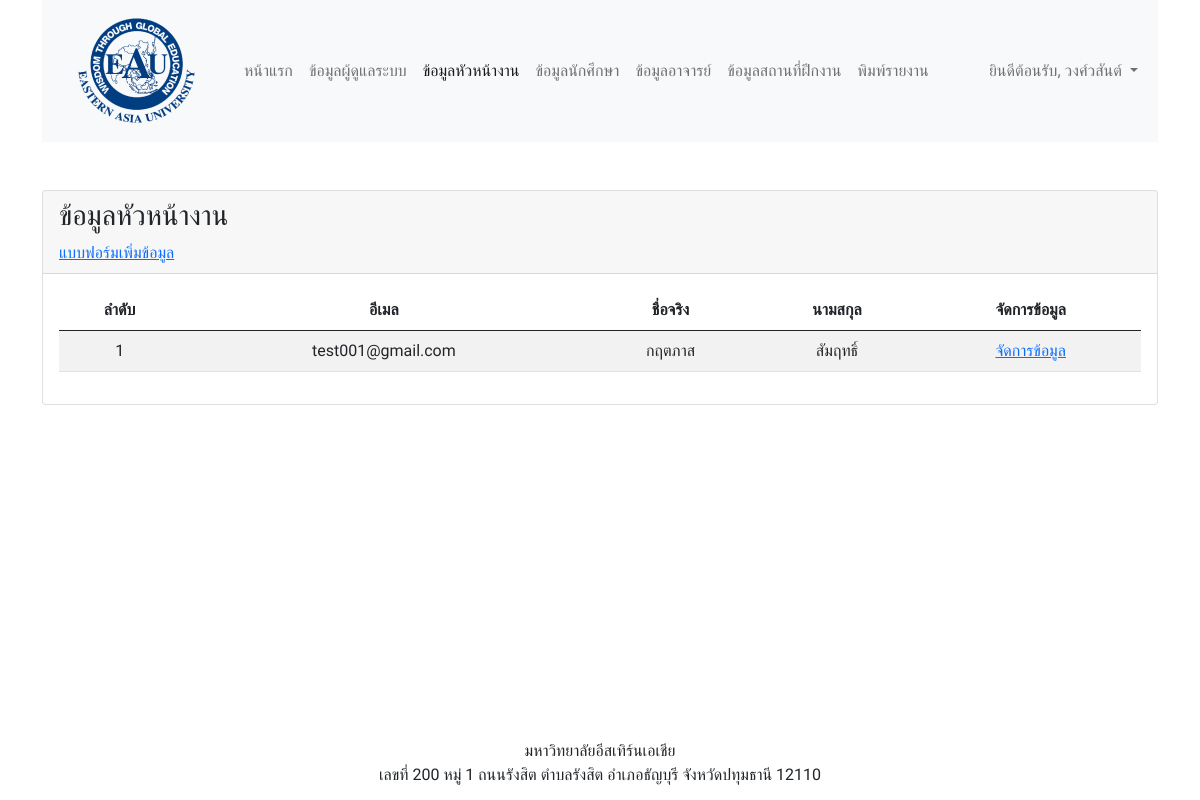
/overseer_table.php (signed in), run on the app's committed database.
### tables this page shows
CREATE TABLE `overseers` (
  `ovs_id` int(11) NOT NULL COMMENT 'รหัส',
  `ovs_email` varchar(255) NOT NULL COMMENT 'อีเมล',
  `ovs_password` varchar(255) NOT NULL COMMENT 'รหัสผ่าน',
  `ovs_firstname` varchar(255) NOT NULL COMMENT 'ชื่อจริง',
  `ovs_lastname` varchar(255) NOT NULL COMMENT 'นามสกุล',
  `ovs_gender` varchar(255) NOT NULL COMMENT 'เพศ',
  `ovs_address` text NOT NULL COMMENT 'ที่อยู่',
  `ovs_tel` varchar(255) NOT NULL COMMENT 'เบอร์โทร',
  `ovs_image` text NOT NULL COMMENT 'รูปประจำตัว',
  `ovs_role` varchar(255) NOT NULL DEFAULT 'หัวหน้างาน' COMMENT 'ตำแหน่ง',
  `intsp_id` int(11) NOT NULL COMMENT 'สถานที่ฝึกงาน',
  `ovs_created` timestamp NOT NULL DEFAULT current_timestamp() COMMENT 'สร้างเมื่อ',
  `ovs_updated` timestamp NOT NULL DEFAULT current_timestamp() ON UPDATE current_timestamp() COMMENT 'อัพเดตล่าสุด'
);

### services/connect.php (called while the page is built, shortened)
<?php
$hostname = "localhost";
$username = "root";
$password = "";
$database = "students_eau_internship";
$conn = mysqli_connect($hostname, $username, $password, $database);
if (mysqli_connect_errno()) {
    echo "เชื่อมต่อฐานข้อมูลไม่สำเร็จ: " . mysqli_connect_error();
    exit();
} else {
    if (isset($_SESSION["AUTH_ID"])) {
        $id = $_SESSION["AUTH_ID"];
        $role = $_SESSION["AUTH_ROLE"];
        if ($role == "ผู้ดูแลระบบ") {
            $sql = "SELECT ad_email as email,ad_firstname as firstname,ad_lastname as lastname,ad_image as image FROM admins WHERE ad_id='$id'";
        } else if ($role == "หัวหน้างาน") {
            $sql = "SELECT ovs_email as email,ovs_firstname as firstname,ovs_lastname as lastname,ovs_image as image FROM overseers WHERE ovs_id='$id'";
        } else if ($role == "นักศึกษา") {
            $sql = "SELECT std_email as email,std_firstname as firstname,std_lastname as lastname,std_image as image FROM students WHERE std_id='$id'";
        } else if ($role == "อาจารย์") {
            $sql = "SELECT tch_email as email,tch_firstname as firstname,tch_lastname as lastname,tch_image as image FROM teachers WHERE tch_id='$id'";
        } else {
            echo "<script>
                alert('คุณไม่มีสิทธิ์เข้าใช้งานหน้านี้');
                window.location = 'services/logout.php'
            </script>";
        }
        $query = mysqli_query($conn, $sql);
        $user = mysqli_fetch_object($query);
    }
}

### overseer_table.php (the view, shortened to what this page needs)
<?php
require_once('services/connect.php');
?>
<?php
$sql = "SELECT * FROM overseers ORDER BY ovs_created DESC";
$query = mysqli_query($conn, $sql);
?>
<!DOCTYPE html>
<html lang="en">
<head>
    <?php require_once('include/css.php'); ?>
</head>
<body>
    <div class="container">
        <?php require_once('include/menu.php') ?>
        <div class="row mt-5">
            <div class="col-12">
                <div class="card">
                    <div class="card-header">
                        <h3>ข้อมูลหัวหน้างาน</h3>
                        <a href="overseer_add_form.php">แบบฟอร์มเพิ่มข้อมูล</a>
                    </div>
                    <div class="card-body">
                        <div class="table-responsive">
                            <table class="table table-striped text-center">
                                <thead>
                                    <tr>
                                        <th>ลำดับ</th>
                                        <th>อีเมล</th>
                                        <th>ชื่อจริง</th>
                                        <th>นามสกุล</th>
                                        <th>จัดการข้อมูล</th>
                                    </tr>
                                </thead>
                                <tbody>
                                    <?php $no = 1; ?>
                                    <?php foreach ($query as $row) { ?>
                                        <tr>
                                            <td><?= $no++; ?></td>
                                            <td><?= $row['ovs_email'] ?></td>
                                            <td><?= $row['ovs_firstname'] ?></td>
                                            <td><?= $row['ovs_lastname'] ?></td>
                                            <td>
                                                <a href="overseer_edit_form.php?id=<?= $row['ovs_id'] ?>">
                                                    จัดการข้อมูล
                                                </a>
                                            </td>
                                        </tr>
                                    <?php } ?>
                                </tbody>
                            </table>
                        </div>
                    </div>
                </div>
            </div>
        </div>
        <?php require_once('include/footer.php'); ?>
    </div>
</body>
</html>

### include/menu.php (shortened to what this page needs)
<?php
$location = basename($_SERVER['PHP_SELF']);
?>
<nav class="navbar navbar-expand-lg navbar-light bg-light">
    <div class="container-fluid">
        <a class="navbar-brand" href="home.php">
            <img src="assets/images/logo.png" alt="logo">
        </a>
        <div class="collapse navbar-collapse" id="navbarContent">
            <ul class="navbar-nav me-auto mb-2 mb-lg-0">
                <li class="nav-item">
                    <a class="nav-link <?= ($location == "home.php") ? "active" : "" ?>" aria-current="page" href="home.php">หน้าแรก</a>
                </li>
                <?php if (isset($_SESSION["AUTH_ID"])) : ?>
                    <?php if ($role == "ผู้ดูแลระบบ") : ?>
                        <li class="nav-item">
                            <a class="nav-link <?= ($location == "admin_table.php") ? "active" : "" ?>" href="admin_table.php">ข้อมูลผู้ดูแลระบบ</a>
                        </li>
                        <li class="nav-item">
                            <a class="nav-link <?= ($location == "overseer_table.php") ? "active" : "" ?>" href="overseer_table.php">ข้อมูลหัวหน้างาน</a>
                        </li>
                        <li class="nav-item">
                            <a class="nav-link <?= ($location == "student_table.php") ? "active" : "" ?>" href="student_table.php">ข้อมูลนักศึกษา</a>
                        </li>
                        <li class="nav-item">
                            <a class="nav-link <?= ($location == "teacher_table.php") ? "active" : "" ?>" href="teacher_table.php">ข้อมูลอาจารย์</a>
                        </li>
                        <li class="nav-item">
                            <a class="nav-link <?= ($location == "internship_place_table.php") ? "active" : "" ?>" href="internship_place_table.php">ข้อมูลสถานที่ฝึกงาน</a>
                        </li>
                        <li class="nav-item">
                            <a class="nav-link <?= ($location == "report.php") ? "active" : "" ?>" href="report.php">พิมพ์รายงาน</a>
                        </li>
                    <?php endif ?>
                <?php endif ?>
            </ul>
            <ul class="navbar-nav">
                <?php if (isset($_SESSION["AUTH_ID"])) : ?>
                    <li class="nav-item dropdown">
                        <a class="nav-link dropdown-toggle" href="#" id="navbarDropdown" role="button" data-bs-toggle="dropdown" aria-expanded="false">
                            ยินดีต้อนรับ, <?= $user->firstname ?>
                        </a>
                    </li>
                <?php else : ?>
                    <li class="nav-item">
                        <a class="nav-link <?= ($location == "login.php") ? "active" : "" ?>" href="login.php">เข้าสู่ระบบ</a>
                    </li>
                <?php endif ?>
            </ul>
        </div>
    </div>
</nav>

### assets/css/style.css (style rules this page uses)
body { font-family: "Prompt", sans-serif; }

### data on the page
overseers: ovs_email "test001@gmail.com", ovs_firstname "กฤตภาส", ovs_lastname "สัมฤทธิ์"

### other printed values
$user->firstname "วงศ์วสันต์"
